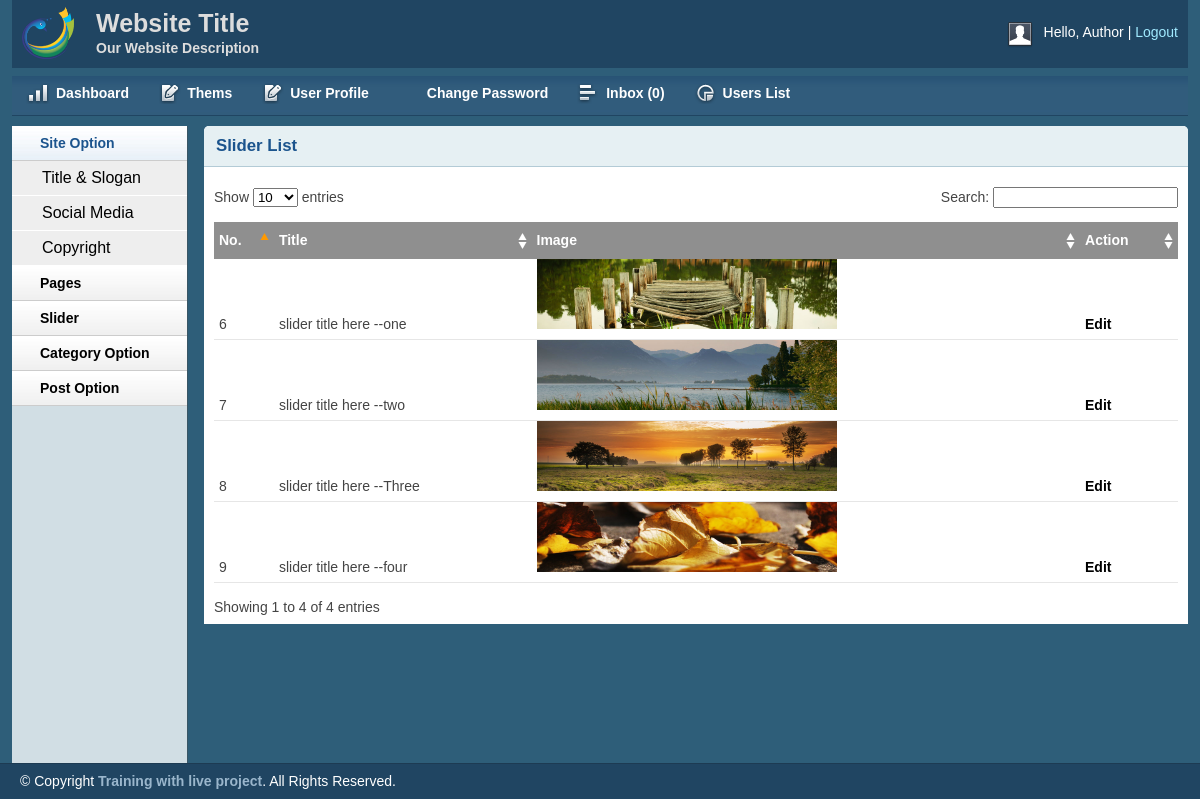
Screenshot of /admin/sliderlist.php (signed in) with the database file from the repository.
### tables this page shows
CREATE TABLE `tbl_slogan` (
  `id` int(11) NOT NULL,
  `title` varchar(255) NOT NULL,
  `slogan` varchar(255) NOT NULL,
  `logo` varchar(255) NOT NULL
);

CREATE TABLE `tbl_slider` (
  `id` int(11) NOT NULL,
  `title` varchar(255) NOT NULL,
  `img` varchar(255) NOT NULL
);

### lib/Database.php (called while the page is built, shortened)
<?php
Class Database{
	public $host   = DB_HOST;
	public $user   = DB_USER;
	public $pass   = DB_PASS;
	public $dbname = DB_NAME;
	public $link;
	private function connectDB(){
	$this->link = new mysqli($this->host, $this->user, $this->pass, $this->dbname);
 }
	public function select($query){
		$result = $this->link->query($query) or die($this->link->error.__LINE__);
		if($result->num_rows > 0){
			return $result;
		} else {
			return false;
		}
	}
}

### lib/Session.php (called while the page is built, shortened)
<?php
class Session{
 public static function get($key){
  if (isset($_SESSION[$key])) {
   return $_SESSION[$key];
  } else {
   return false;
  }
 }
}
?>

### admin/sliderlist.php (the view, shortened to what this page needs)
<?php include "inc/header.php"; ?>
<?php include "inc/sitbar.php"; ?>
    <div class="grid_10">
        <div class="box round first grid">
            <h2>Slider List</h2>
            <div class="block">
                <table class="data display datatable" id="example">
	<thead>
		<tr>
			<th>No.</th>
			<th>Title</th>
			<th>Image</th>
			<th>Action</th>
		</tr>
	</thead>
	<tbody>
		<?php
		$query ="select * from tbl_slider order by id desc";
		$slider = $db->select($query);
			if ($slider) {
				while ($result = $slider->fetch_assoc()) {
		 ?>
		<tr class="odd gradeX">
			<td><?php echo $result['id']; ?></td>
			<td><?php echo $result['title']; ?></td>
			<td><img src="<?php echo $result['img']; ?>" width="300" height="70"></td>
			<td><a href="editslider.php?sliderid=<?php echo $result['id']; ?>">Edit</a>
			</td>
		</tr>
		<?php } } ?>
	</tbody>
</table>
           </div>
        </div>
    </div>
 <?php include "inc/footer.php"; ?>

### admin/inc/header.php (shortened to what this page needs)
<?php
    include "../lib/Session.php";
?>
<?php include "../lib/Database.php";?>
<?php
    $db = new Database();
?>
<!DOCTYPE html>
<html>
<head>
    <link rel="stylesheet" type="text/css" href="css/reset.css" media="screen" />
    <link rel="stylesheet" type="text/css" href="css/text.css" media="screen" />
    <link rel="stylesheet" type="text/css" href="css/grid.css" media="screen" />
    <link rel="stylesheet" type="text/css" href="css/layout.css" media="screen" />
    <link rel="stylesheet" type="text/css" href="css/nav.css" media="screen" />
    <link href="css/table/demo_page.css" rel="stylesheet" type="text/css" />
</head>
<body>
    <div class="container_12">
        <div class="grid_12 header-repeat">
            <div id="branding">
                <?php
                $query = "select * from tbl_slogan where id = '1'";
                    $blog_slogan = $db->select($query);
                    if ($blog_slogan) {
                       while ($result = $blog_slogan->fetch_assoc()) {
                 ?>
                <div class="floatleft logo">
                    <img src="<?php echo $result['logo']; ?>" alt="Logo"/>
                </div>
				<div class="floatleft middle">
					<h1><?php echo $result['title']; ?></h1>
					<p><?php echo $result['slogan']; ?></p>
				</div>
                <?php }} ?>
                <div class="floatright">
                    <div class="floatleft">
                        <img src="img/img-profile.jpg" alt="Profile Pic" /></div>
                    <div class="floatleft marginleft10">
                        <ul class="inline-ul floatleft">
                            <li>Hello, <?php echo Session::get('username'); ?></li>
                            <li><a href="?action=logout">Logout</a></li>
                        </ul>
                    </div>
                </div>
            </div>
        </div>
        <div class="grid_12">
            <ul class="nav main">
                <li class="ic-dashboard"><a href="index.php"><span>Dashboard</span></a> </li>
                <li class="ic-form-style"><a href="thems.php"><span>Thems</span></a></li>
                <li class="ic-form-style"><a href="profile.php"><span>User Profile</span></a></li>
				<li class="ic-typography"><a href="changepassword.php"><span>Change Password</span></a></li>
				<li class="ic-grid-tables"><a href="inbox.php"><span>Inbox
                <?php
                    $query ="select * from tbl_contact where status ='0' order by id desc";
                    $contmsg = $db->select($query);
                    if ($contmsg) {
                        $count = mysqli_num_rows($contmsg);
                        echo "($count)";
                    }else{
                        echo "(0)";
                    }
                 ?>
                </span></a></li>
                <li class="ic-charts"><a href="userlist.php"><span>Users List</span></a></li>
            </ul>
        </div>

### admin/css/layout.css (style rules this page uses)
body { background: #fff none repeat scroll 0 0; color: #444; font-size: 14px; padding: 0; }
.floatleft { float:left; }
.logo img { margin-top: -15px; width: 52px; }
.middle { margin-left: 22px; margin-top: -14px; }
.middle h1 { color:#ddd;margin:0 }
.middle p { color: #ddd; margin: 0; font-weight: bold; }
.floatright { float:right; }
.inline-ul li { display:inline; color:#fff; }
.marginleft10 { margin-left:10px; }
a { color: #000; font-weight:bold; text-decoration: none; }
.container_12, .container_16 { background:#2E5E79; }
h1, h2, h3, h4, h5, h6 { line-height:1.2em; margin-bottom:.3em; }
h2 { margin-top:1em; }
#branding { font-weight: normal; margin-bottom: 0; padding: 22px 10px 3px; text-align: left; }
.header-repeat { background:url(../img/header-repeat.jpg) repeat-x; }
#branding a { color:#A1EAFF; font-weight:normal; }
#branding a:before { content:" | "; color:#fff; }
#branding ul, #branding ul li { margin:0px; padding:0px; }
#branding li { padding:0px 0px 0px 0px !important; }
.box { background:#fff; margin-bottom:20px; padding:10px 10px 10px 10px; margin-left:-8px; }
.box.grid { padding-bottom:40px; }
.box.round { -moz-border-radius: 5px 5px 0px 0px; -webkit-border-radius: 5px 5px 0px 0px; border-radius: 5px 5px 0px 0px; }
.box h2 { font-size:1.2em; font-weight:bold; color:#1B548D; background:#E6F0F3; margin:-10px -10px 0 -10px; padding:10px 12px; border-bottom:1px solid #B3CBD6; -moz-border-radius: 5px 5px 0px 0px; -webkit-border-radius: 5px 5px 0px 0px; border-radius: 5px 5px 0px 0px; }
.box.first { min-height: 406px; }
.block { padding-top:20px; }
p { margin-bottom:1em; }
ul, ol { padding-top:0; }
.block { padding-bottom:1px; }
table.display { margin: 0 auto; clear: both; width: 100%; }
.sorting_asc { background: #8f8f8f url(../img/table/sort_asc.png) no-repeat center right; padding:8px 5px; text-align:left; color:#fff; }
.sorting { background:#8f8f8f url(../img/table/sort_both.png) no-repeat center right; padding:8px 5px; text-align:left; color:#fff; }
tr.odd { height: 30px; line-height: 30px; border-bottom:1px solid #e6e6e6; }
tr.even { height: 30px; line-height: 30px; border-bottom:1px solid #e6e6e6; }
tr.odd td, tr.even td { padding-left:5px; }

### rows the page displays
tbl_slogan: logo (picture), title "Website Title", slogan "Our Website Description"
tbl_slider: id "9", title "slider title here --four", img (picture)
tbl_slider: id "8", title "slider title here --Three", img (picture)
tbl_slider: id "7", title "slider title here --two", img (picture)
tbl_slider: id "6", title "slider title here --one", img (picture)

### other values shown
Session::get('username') "Author"
